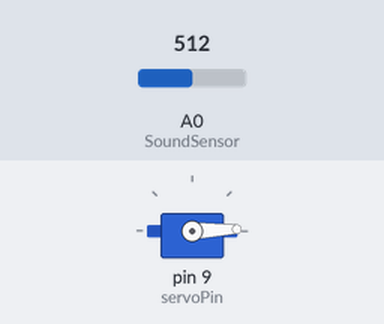
A sketch run on a simulated Arduino Uno, built with avr-gcc and run on an emulated ATmega328P. On the bench: servo. The test bench sets the inputs (shaded band); at power-on: A0 (SoundSensor) = 512. What the sketch prints to the serial monitor is not drawn.

Above: at 0.55 s.
Timing chart, 0 to 5.5 s (numbered marks = the images above):
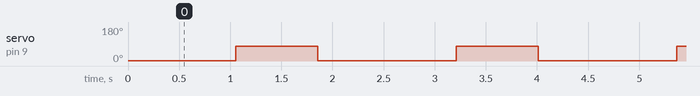

Measured:
- by itself, servo on pin 9 (servoPin): alternates 78° for 0.80 s and 2° for 1.4 s

The sketch:

wake_me_up_v3.ino
```cpp
    /*
     * v.3 스누즈 기능을 제거야였고
     * 코드를 간단하게 다듬었다.
     */

    #include<Servo.h>
    Servo servo;
    /*서보 모터는 9번핀 사용*/
    int servoPin = 9;

    /*사운드 센서는 A0핀 사용*/
    int SoundSensor = A0;

    /*소리 감지 횟수*/
    int count = 0;


    void setup() {
      /*시리얼 통신 속도 설정*/
      Serial.begin(9600);
      /*A0에서 입력을 받겠다*/
      pinMode(SoundSensor,INPUT);
      /*9번핀을 서보모터에 사용*/
      servo.attach(servoPin);
      servo_OFF();
    }

    void loop() {
      /*아날로그 센서값을 읽어들여 level에 저장*/
      int level = analogRead(SoundSensor);
      Serial.println(level);

      delay(50);
      /*소리 값이 8보다 크면 count+1 */
      if (level > 8){
        count++;
        Serial.print("#######: ");
        Serial.println(count);
      }
      /*count가 10 초과면 현재 알람이 울리고 있다고 가정, 모터 작동해서 방에 불을 킴*/
      if (count > 10){
        Serial.println("");
        Serial.print("Light On");
        Serial.println("");
        /*서보모터 작동*/
        servo_do();
        /*카운트는 다시 0으로 초기화*/
        count = 0;

      }
    }


    void servo_do()
    {
        servo_ON();
        delay(300);
        servo_OFF();
        delay(300);
    }

    void servo_ON()
    {
      servo.attach(servoPin);
      servo.write(78);
      delay(500);
      servo.detach();
    }

    void servo_OFF()
    {
      servo.attach(servoPin);
      servo.write(2);
      delay(500);
      servo.detach();
    }
```
